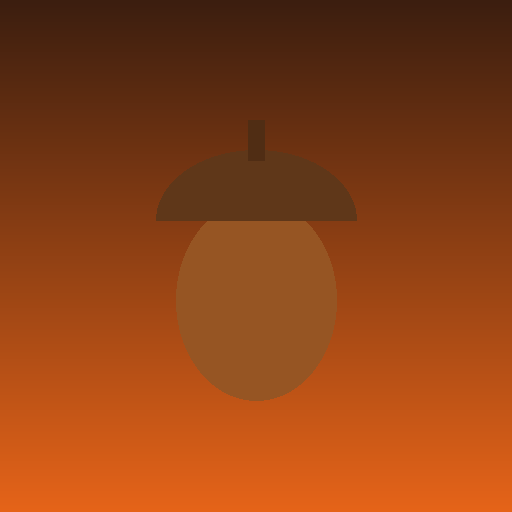
#> input picture host/assets/thumbnail.png, 512 x 512 px
$ python -i cave_level.py   (imports and definitions only)
#> lines starting #> are read from the running program, lines starting #| are printed output that depends on the picture; after the words box and inside, x2 and y2 are one past the last pixel; in counts of white or black regions, pixels touching at a corner belong together
#> further down, picture is the input picture: PIL image 512x512 RGB; mean R, G, B 142.1, 65.7, 21.1
# A map exported as OBJ + MTL + PNG textures (Wumba's Wigwam's export, e.g. Cave of Horror) built into Conker's Bad Fur Day's level
# format (model bank 4: an entry table, then one chunk: a 10-word header, its vertices from 0x28 (segment 1), its display list, then one
# u32 surface value per triangle in the display list's order, the collision: the visible triangles are the solid ones), packed as the
# game's entries are (4-byte big-endian size, then raw deflate), with its textures as the game's CI8 texture files (texels, then a
# 256-colour RGBA5551 palette) under new ids, for host/src/mp_characters.cpp to hand out (func_1510D0EC). The same layout as Pirate
# Lagoon's (host/assets/lagoon).
#   python3 cave_level.py <folder with the .obj, .mtl and .png> <out folder> [--scale=1.5] [--tex=0x2100] [--surface=0x5]
import sys, os, struct, zlib, glob
import numpy as np
from PIL import Image

src, out = sys.argv[1], sys.argv[2]
opt = lambda name, d: next((a.split('=', 1)[1] for a in sys.argv if a.startswith('--' + name + '=')), d)
SCALE = float(opt('scale', '1.5'))
TEX_BASE = int(opt('tex', '0x2100'), 0)
SURFACE = int(opt('surface', '0x5'), 0)
MAX_EDGE = float(opt('edge', '100000'))     # big triangles split until no side is longer (the game's collision lets players fall through big ones)
MAX_EDGE_OTHER = float(opt('edge_other', '100000'))   # (walls and ceilings: coarser, to keep the level within the arena's room)
BRIGHT = float(opt('gamma', '0.6'))      # textures lifted (out = in ^ gamma): the map's own lighting was baked in vertex colours
# [1 line not run here, left out]

# [1 line that did not run here, left out]
# [1 line that did not run here, left out]
mtl = {}
cur = None
# [8 lines not run here, left out]
V, VT, faces = [], [], []
cur = None
# [18 lines not run here, left out]
V = np.array(V) * SCALE
# (--decimate=triangles: a map too big for the arena's room simplified by edge collapses chosen to change its shape least (quadric
# error, pyfqmr), each material on its own with its edges kept (its borders with the other materials, its texture seams, its open
# edges), so no cracks open between them and its textures stay put; the new corners' UVs from the nearest point of the material's
# own triangles before. Better kept than --cluster's grid, which moves every corner)
DECIMATE = int(opt('decimate', '0'))
# [97 lines not run here, left out]
# (--cluster=size: a map too big for the arena's room simplified: each material's corners within the same cell of that size (in the
# OBJ's own units) moved to their middle, the triangles left with no area dropped; their UVs as they were)
CLUSTER = float(opt('cluster', '0'))
# (--cluster_join=1: the cells shared by every material, so the corners of two materials in one cell go to the same place and no
# crack opens between them; the default before was each material its own)
GLOBAL_CELLS = bool(int(opt('cluster_join', '1')))
# [31 lines not run here, left out]


# ---- textures: each material's PNG to CI8, at most 2048 texels (64 x 32), its sides powers of two
def pow2(n):
    p = 1
    while p < n:
        p *= 2
    return p
def to_ci8(img):
    img = img.convert('RGBA')
    w, h = pow2(img.size[0]), pow2(img.size[1])
#> w = 512; h = 512
    while w * h > 2048:
        if w >= h: w //= 2
        else: h //= 2
#> after the loop, h = 64; w = 32
    img = img.resize((w, h), Image.LANCZOS)
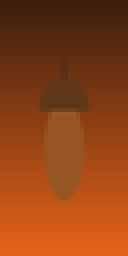
#> img: PIL image 32x64 RGBA (shown 4 times larger); mean R, G, B, A 142, 65.7, 21.1, 255
    a = np.asarray(img).copy()
    a[:, :, :3] = (255.0 * (a[:, :, :3] / 255.0) ** BRIGHT).round().astype(np.uint8)
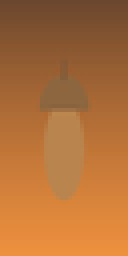
#> a: shape (64, 32, 4) (shown 4 times larger); mean R, G, B, A 176.6, 111.5, 56.7, 255
    img = Image.fromarray(a, 'RGBA')
    q = img.convert('RGB').quantize(colors=255, method=Image.MEDIANCUT, dither=Image.NONE)
    idx = np.asarray(q).astype(np.uint8) + 1
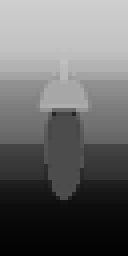
#> idx: shape (64, 32) (shown 4 times larger); min 1, max 206, mean 103.9
    idx[a[:, :, 3] < 128] = 0
    pal = (q.getpalette() or [])[:255 * 3]; pal += [0] * (255 * 3 - len(pal))
#> after `pal = (q.getpalette() or [])[:255 * 3]`: pal = 618 values, max 238 at index 0, min 47 at index 599, mean 116.2
#> after `pal += [0] * (255 * 3 - len(pal))`: pal = 765 values, max 238 at index 0, min 0 at index 618, mean 93.87
    c = lambda r, g, b: ((r >> 3) << 11) | ((g >> 3) << 6) | ((b >> 3) << 1) | 1
    pal16 = [0] + [c(pal[3 * i], pal[3 * i + 1], pal[3 * i + 2]) for i in range(255)]
#> pal16 = 256 values, max 60559 at index 1, min 0 at index 0, mean 36311.4
    # (0.11.4: see-through texels (index 0) cut out by their material's render mode, below; index 0's colour the texture's average, no
    # alpha bit, so filtering at a cut edge blends towards the texture's own colour, not black (tools/cave/cutout.py does the same to
    # maps built before))
    used_ = idx[idx > 0]
#> used_ = 2048 values, max 206 at index 0, min 1 at index 2016, mean 103.9
    if (idx == 0).any() and len(used_):
        cnt = np.bincount(used_.ravel(), minlength=256)
        rgb = np.array([[pal[3 * (i - 1)], pal[3 * (i - 1) + 1], pal[3 * (i - 1) + 2]] if i > 0 else [0, 0, 0] for i in range(256)], float)
        avg = (rgb * cnt[:, None]).sum(0) / max(1, cnt.sum())
        pal16[0] = c(*[int(round(v)) for v in avg]) & ~1
    px = idx.copy()
    for y in range(1, h, 2):   # (odd rows' 32-bit words swapped, as TMEM has them)
        px[y] = px[y].reshape(-1, 2, 4)[:, ::-1, :].reshape(-1)
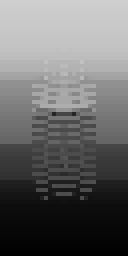
#> px: shape (64, 32) (shown 4 times larger); 12.89% of pixels changed, all inside (x1, y1, x2, y2) = (8, 15, 24, 52)
    return w, h, px.tobytes() + b''.join(struct.pack('>H', v) for v in pal16)
used = []
# [3 lines not run here, left out]
tex = {}
see_through = {}
# [10 lines not run here, left out]

# ---- the chunk
def log2(n):
    return n.bit_length() - 1
verts, dl, surf = [], [], []
def cmd(w0, w1):
    dl.append(struct.pack('>II', w0 & 0xFFFFFFFF, w1 & 0xFFFFFFFF))
# [6 lines not run here, left out]
# a triangle split into k x k smaller ones (k from its longest side), positions and UVs between its corners
# [16 lines left out: function split, not called in this run]
ntris = 0
# [31 lines left out: function local_order, not called in this run]
# [84 lines not run here, left out]

vbytes = b''.join(verts)
dl_bytes = b''.join(dl)
coll = b''.join(struct.pack('>I', v) for v in surf)
dl_off = 0x28 + len(vbytes)
coll_off = dl_off + len(dl_bytes)
header = struct.pack('>10I', dl_off, len(dl_bytes), 0, 0, coll_off, len(coll), 0, 0, 0, 0x80000000)
chunk = header + vbytes + dl_bytes + coll
entry = struct.pack('>II', 8, 0x80000000 | len(chunk)) + chunk
# [1 line not run here, left out]
c = zlib.compressobj(9, zlib.DEFLATED, -15)
# [3 lines not run here, left out]

>>> from PIL import Image
>>> picture = Image.open('../../host/assets/thumbnail.png')
>>> result = to_ci8(picture)
